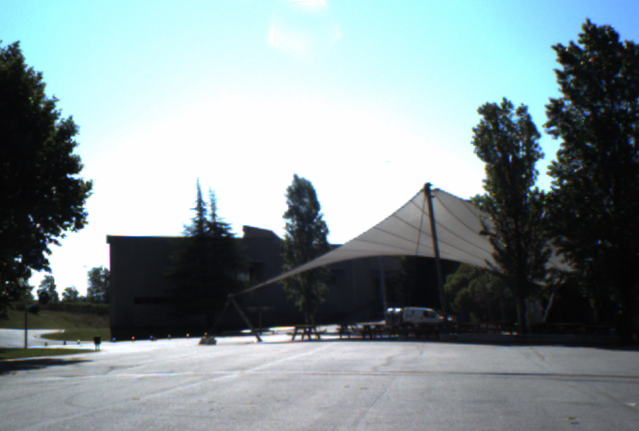
%> input picture test_images/rgb37.bmp, 639 x 431 px
$ octave sample.m   (GNU Octave 9; MATLAB toolbox functions it lacks are replaced by stand-ins)
%> lines starting %> are read from the running program, lines starting %| are printed output that depends on the picture
%% Clear, close
clear; close all;

%% Add folders to path
folder = {'descriptor','external_code'};
for i=1:length(folder)
    p = genpath(folder{i});
    addpath(p);
end


%% Settings
descriptor = 'PCEHD';  %  'LGHD'|'EHD'|'PCEHD'

%% RGB-LWIR sample
im_rgb = rgb2gray(imread('test_images/rgb37.bmp'));
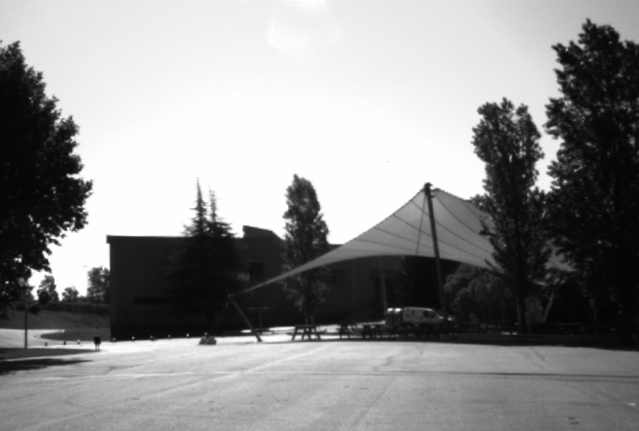
%> im_rgb: size 431x639 uint8; min 3, max 254, mean 143.1
im_lwir = im2uint8(imread('test_images/lwir37.png'));
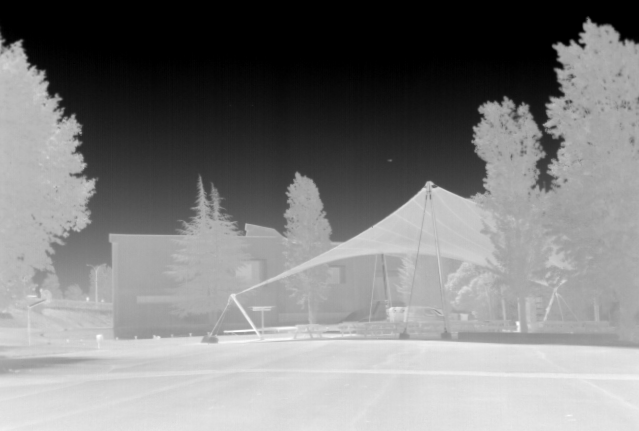
%> input picture test_images/lwir37.png, 639 x 431 px
%> im_lwir: size 431x639 uint8; min 0, max 253, mean 126.4

% Detect features
rgb_points = detectFASTFeatures(im_rgb);
%> rgb_points = 482 points; strongest (x, y): (44, 253), (66, 230), (61, 300), (21, 261), (69, 176)
lwir_points = detectFASTFeatures(im_lwir,'MinContrast',0.1);
%> lwir_points = 462 points; strongest (x, y): (581, 35), (584, 32), (475, 128), (581, 42), (585, 45)

% Compute descriptors
fd = FeatureDescriptor(descriptor);
%> (the run ends here)
